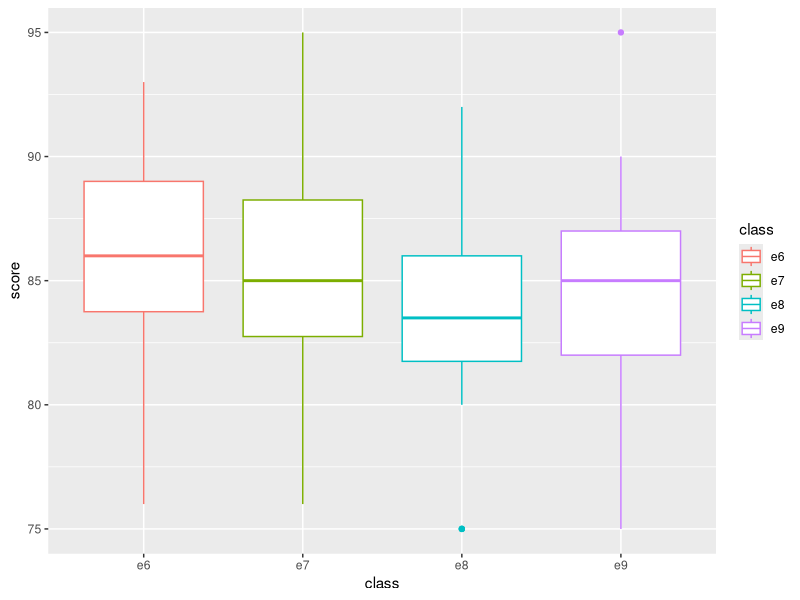
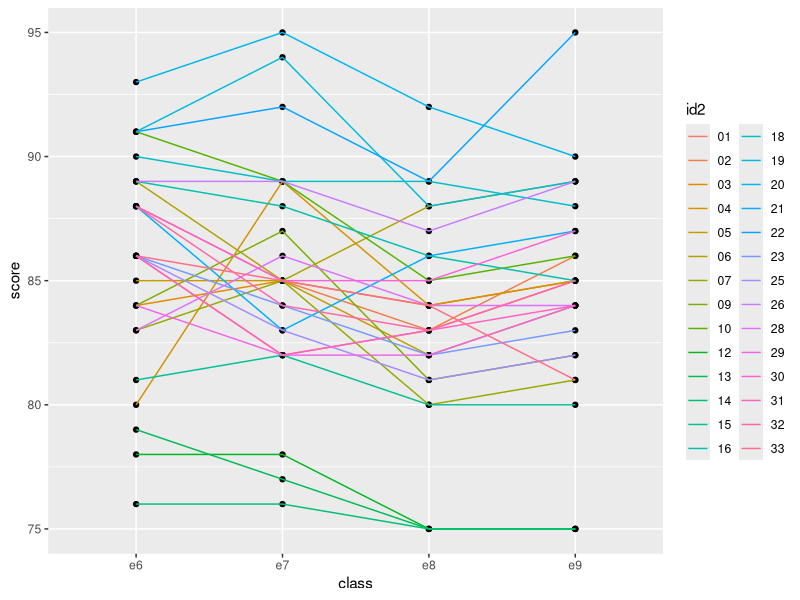
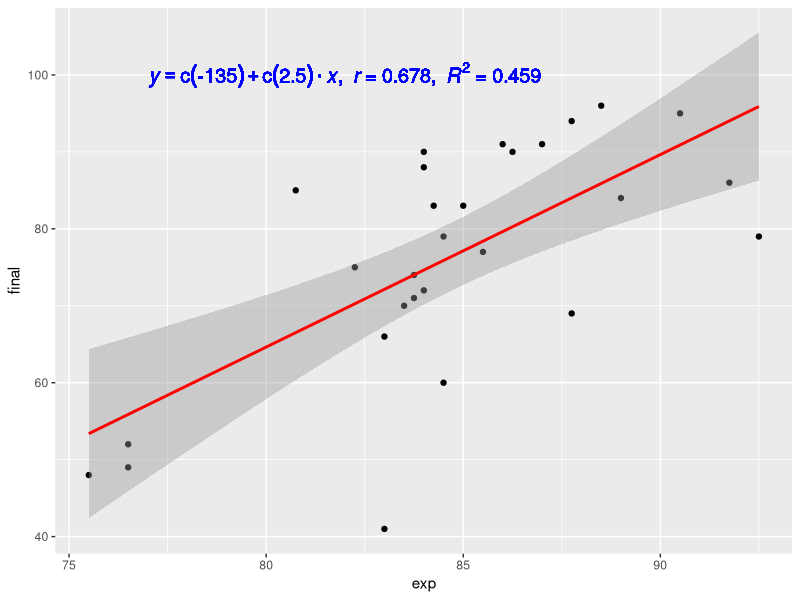
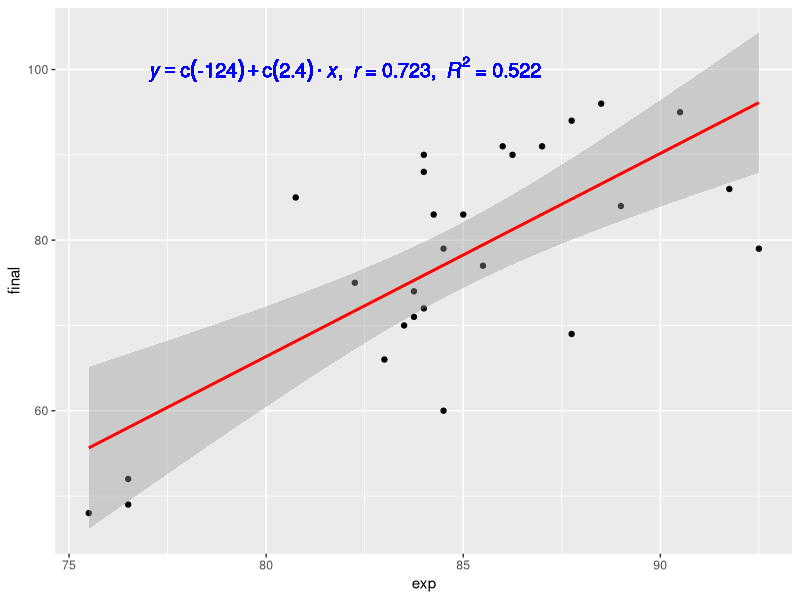

Generate these figures, in order, with R:
library(readr)
library(tidyr)
library(dplyr)
library(stringr)
library(ggplot2)

score_wide <- read_csv("score.csv")
score_long <- gather(score_wide, "class", "score", 3:7)
score_long <- score_long %>% mutate(id2=as.factor(str_replace(id, "20130521", "")))

score_long2 <- score_long %>% filter(str_detect(class, "e"))
gb <- ggplot(score_long2, aes(class, score))
gb <- gb + geom_boxplot(aes(color=class))
ggsave("exp_boxplog.png", gb)

gl <- ggplot(score_long2, aes(class, score, group=id2))
gl <- gl + geom_point()
gl <- gl + geom_line(aes(color=id2))
ggsave("id_lineplot.png", gl)

lm_eqn <- function(df) {
  m <- lm(final ~ exp, df)
  eq <- substitute(italic(y) == a + b %.% italic(x) *","* ~~italic(r)~"="~r1 *","* ~~italic(R)^2~"="~r2, 
                   list(a = format(coef(m)[1], digits=2), 
                        b = format(coef(m)[2], digits=2), 
                        r1 = format(sqrt(summary(m)$r.squared), digits=3),
                        r2 = format(summary(m)$r.squared, digits=3)))
  as.character(as.expression(eq))
}

score_wide2 <- score_wide %>% group_by(id,name,final) %>% summarise(exp=mean(c(e6,e7,e8,e9))) 
#score_exp <- score_long %>% filter(str_detect(class, "e")) %>% group_by(id,name) %>% summarise(exp=mean(score))
#score_final <- score_long %>% filter(str_detect(class, "final")) %>% group_by(id,name) %>% summarise(final=score)
#score_wide2 <- inner_join(score_exp, score_final)
gr <- ggplot(score_wide2, aes(exp, final))
gr <- gr + geom_point()
gr <- gr + geom_smooth(method="lm", color="red", formula=y~x)
gr <- gr + geom_text(x=82, y=100, label=lm_eqn(score_wide2), parse=TRUE, size=5, color="blue")
ggsave("correlation_plot.png", gr)

id1 <- score_wide2[which.min(score_wide2$final),]$id
score_wide3 <- score_wide2 %>% filter(id!=id1)
#score_wide3 <- score_wide2 %>% filter(id!="2013052125")
gr2 <- ggplot(score_wide3, aes(exp, final))
gr2 <- gr2 + geom_point()
gr2 <- gr2 + geom_smooth(method="lm", color="red", formula=y~x)
gr2 <- gr2 + geom_text(x=82, y=100, label=lm_eqn(score_wide3), parse=TRUE, size=5, color="blue")
ggsave("correlation_plot_correct.png", gr2)
